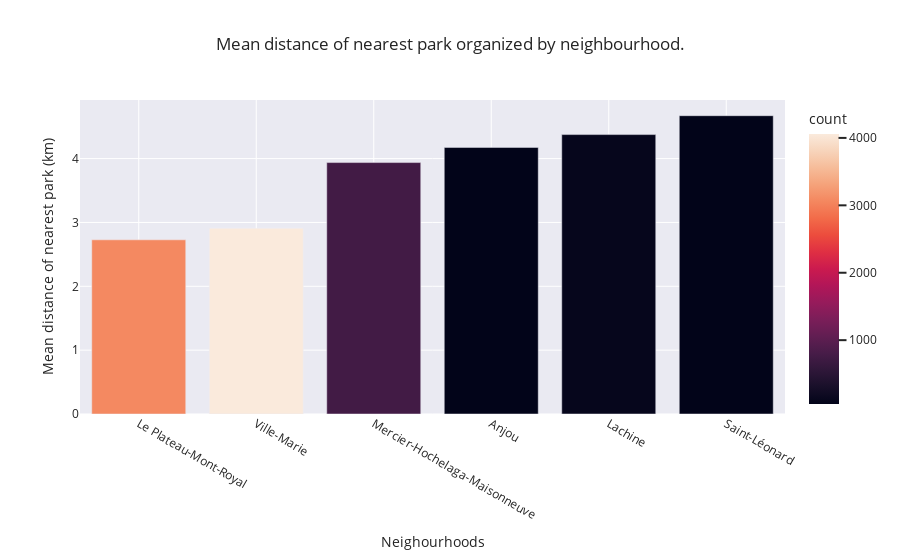

The code cell stored with this chart in its notebook:
### Code cell
fig = px.bar(
    df_neig_dis_sorted,
    x = df_neig_dis_sorted.index,
    y = 'mean',
    color = 'count',
    title= "Mean distance of nearest park organized by neighbourhood.",
    labels={
        'mean': 'Mean distance of nearest park (km)',
        'neighbourhood': 'Neighourhoods'
    }
)
fig.show()

### Figure 1 — Plotly figure (JSON) as saved in the notebook; plotly's stock layout.template omitted (floating-point values rounded to 4 significant figures)
{"data": [{"alignmentgroup": "True", "hovertemplate": "Neighourhoods=%{x}<br>Mean distance of nearest park (km)=%{y}<br>count=%{marker.color}<extra></extra>", "legendgroup": "", "marker": {"color": [3077, 4058, 752, 53, 101, 57], "coloraxis": "coloraxis", "pattern": {"shape": ""}}, "name": "", "offsetgroup": "", "orientation": "v", "showlegend": false, "textposition": "auto", "type": "bar", "x": ["Le Plateau-Mont-Royal", "Ville-Marie", "Mercier-Hochelaga-Maisonneuve", "Anjou", "Lachine", "Saint-Léonard"], "xaxis": "x", "y": [2.728, 2.909, 3.938, 4.175, 4.376, 4.672], "yaxis": "y"}], "layout": {"barmode": "relative", "coloraxis": {"colorbar": {"title": {"text": "count"}}, "colorscale": [[0, "rgb(2,4,25)"], [0.0625, "rgb(24,15,41)"], [0.125, "rgb(47,23,57)"], [0.1875, "rgb(71,28,72)"], [0.25, "rgb(97,30,82)"], [0.3125, "rgb(123,30,89)"], [0.375, "rgb(150,27,91)"], [0.4375, "rgb(177,22,88)"], [0.5, "rgb(203,26,79)"], [0.5625, "rgb(223,47,67)"], [0.625, "rgb(236,76,61)"], [0.6875, "rgb(242,107,73)"], [0.75, "rgb(244,135,95)"], [0.8125, "rgb(245,162,122)"], [0.875, "rgb(246,188,153)"], [0.9375, "rgb(247,212,187)"], [1, "rgb(250,234,220)"]]}, "legend": {"tracegroupgap": 0}, "title": {"text": "Mean distance of nearest park organized by neighbourhood."}, "xaxis": {"anchor": "y", "domain": [0, 1], "title": {"text": "Neighourhoods"}}, "yaxis": {"anchor": "x", "domain": [0, 1], "title": {"text": "Mean distance of nearest park (km)"}}}}
